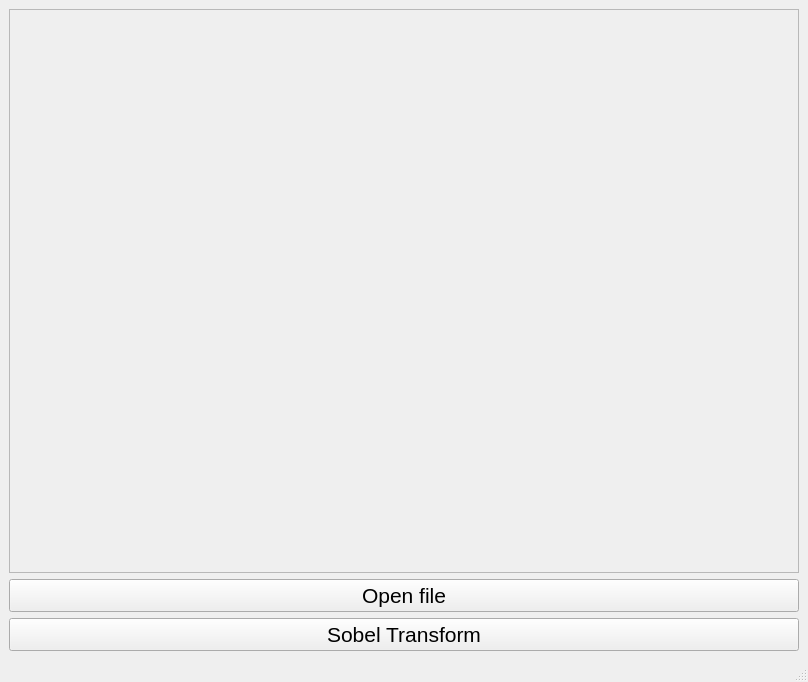
<?xml version="1.0" encoding="UTF-8"?>
<ui version="4.0">
 <class>MainWindow</class>
 <widget class="QMainWindow" name="MainWindow">
  <property name="geometry">
   <rect>
    <x>0</x>
    <y>0</y>
    <width>808</width>
    <height>682</height>
   </rect>
  </property>
  <property name="windowTitle">
   <string>MainWindow</string>
  </property>
  <widget class="QWidget" name="centralwidget">
   <property name="enabled">
    <bool>true</bool>
   </property>
   <property name="styleSheet">
    <string notr="true"/>
   </property>
   <layout class="QVBoxLayout" name="verticalLayout_2">
    <item>
     <widget class="QScrollArea" name="scrollArea">
      <property name="lineWidth">
       <number>0</number>
      </property>
      <property name="widgetResizable">
       <bool>true</bool>
      </property>
      <property name="alignment">
       <set>Qt::AlignCenter</set>
      </property>
      <widget class="QWidget" name="scrollAreaWidgetContents">
       <property name="geometry">
        <rect>
         <x>0</x>
         <y>0</y>
         <width>788</width>
         <height>543</height>
        </rect>
       </property>
       <layout class="QVBoxLayout" name="verticalLayout">
        <item>
         <widget class="QLabel" name="label">
          <property name="text">
           <string/>
          </property>
          <property name="scaledContents">
           <bool>false</bool>
          </property>
          <property name="alignment">
           <set>Qt::AlignCenter</set>
          </property>
         </widget>
        </item>
       </layout>
      </widget>
     </widget>
    </item>
    <item>
     <widget class="QPushButton" name="pushButton">
      <property name="font">
       <font>
        <pointsize>16</pointsize>
       </font>
      </property>
      <property name="text">
       <string>Open file</string>
      </property>
      <property name="iconSize">
       <size>
        <width>16</width>
        <height>16</height>
       </size>
      </property>
     </widget>
    </item>
    <item>
     <widget class="QPushButton" name="pushButton_2">
      <property name="font">
       <font>
        <pointsize>16</pointsize>
       </font>
      </property>
      <property name="text">
       <string>Sobel Transform</string>
      </property>
     </widget>
    </item>
   </layout>
  </widget>
  <widget class="QMenuBar" name="menubar">
   <property name="geometry">
    <rect>
     <x>0</x>
     <y>0</y>
     <width>808</width>
     <height>21</height>
    </rect>
   </property>
  </widget>
  <widget class="QStatusBar" name="statusbar"/>
 </widget>
 <resources/>
 <connections/>
</ui>
